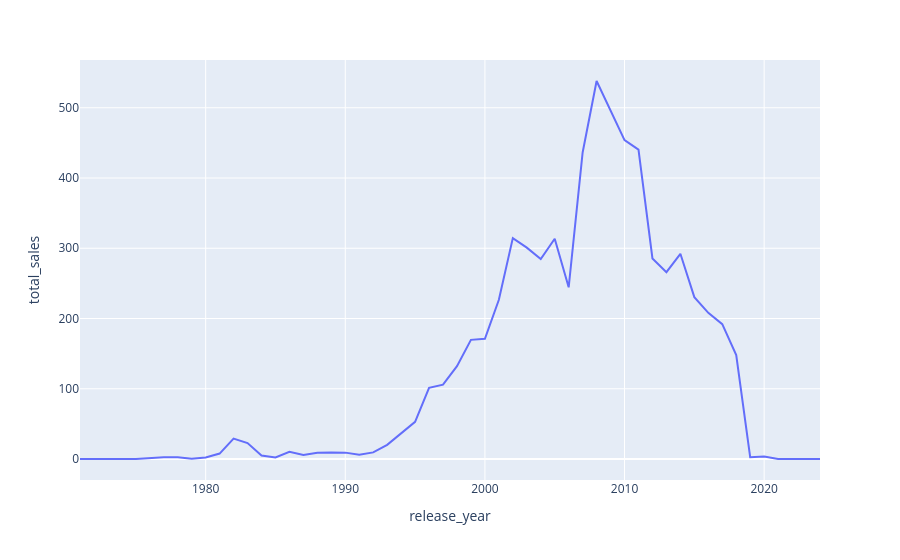

This figure's notebook cell:
### Markdown cell above
# Objective 3 :Build an interactive dashboard

### Code cell
px.line(annual_sales, x="release_year", y="total_sales")

### Figure 1 — Plotly figure (JSON) as saved in the notebook; plotly's stock layout.template omitted (floating-point values rounded to 4 significant figures)
{"data": [{"hovertemplate": "release_year=%{x}<br>total_sales=%{y}<extra></extra>", "legendgroup": "", "line": {"color": "#636efa", "dash": "solid"}, "marker": {"symbol": "circle"}, "mode": "lines", "name": "", "orientation": "v", "showlegend": false, "type": "scatter", "x": [1971.0, 1973.0, 1975.0, 1977.0, 1978.0, 1979.0, 1980.0, 1981.0, 1982.0, 1983.0, 1984.0, 1985.0, 1986.0, 1987.0, 1988.0, 1989.0, 1990.0, 1991.0, 1992.0, 1993.0, 1994.0, 1995.0, 1996.0, 1997.0, 1998.0, 1999.0, 2000.0, 2001.0, 2002.0, 2003.0, 2004.0, 2005.0, 2006.0, 2007.0, 2008.0, 2009.0, 2010.0, 2011.0, 2012.0, 2013.0, 2014.0, 2015.0, 2016.0, 2017.0, 2018.0, 2019.0, 2020.0, 2021.0, 2022.0, 2023.0, 2024.0], "xaxis": "x", "y": [0.0, 0.0, 0.0, 2.5, 2.36, 0.31, 2.26, 7.73, 28.99, 22.68, 4.85, 2.19, 10.35, 5.59, 8.73, 9.12, 9.07, 6.05, 9.38, 20.16, 36.85, 52.98, 101.4, 105.9, 132.2, 169.6, 171.1, 226.8, 314.5, 300.9, 284.7, 313.5, 244.4, 436.4, 538.1, 495.4, 454.0, 440.3, 285.5, 266.0, 292.1, 230.4, 208.0, 192.0, 148.0, 2.55, 3.45, 0.0, 0.0, 0.0, 0.0], "yaxis": "y"}], "layout": {"autosize": true, "legend": {"tracegroupgap": 0}, "margin": {"t": 60}, "xaxis": {"anchor": "y", "autorange": true, "domain": [0, 1], "range": [1971, 2024], "title": {"text": "release_year"}, "type": "linear"}, "yaxis": {"anchor": "x", "autorange": true, "domain": [0, 1], "range": [-29.89, 568.0], "title": {"text": "total_sales"}, "type": "linear"}}}
